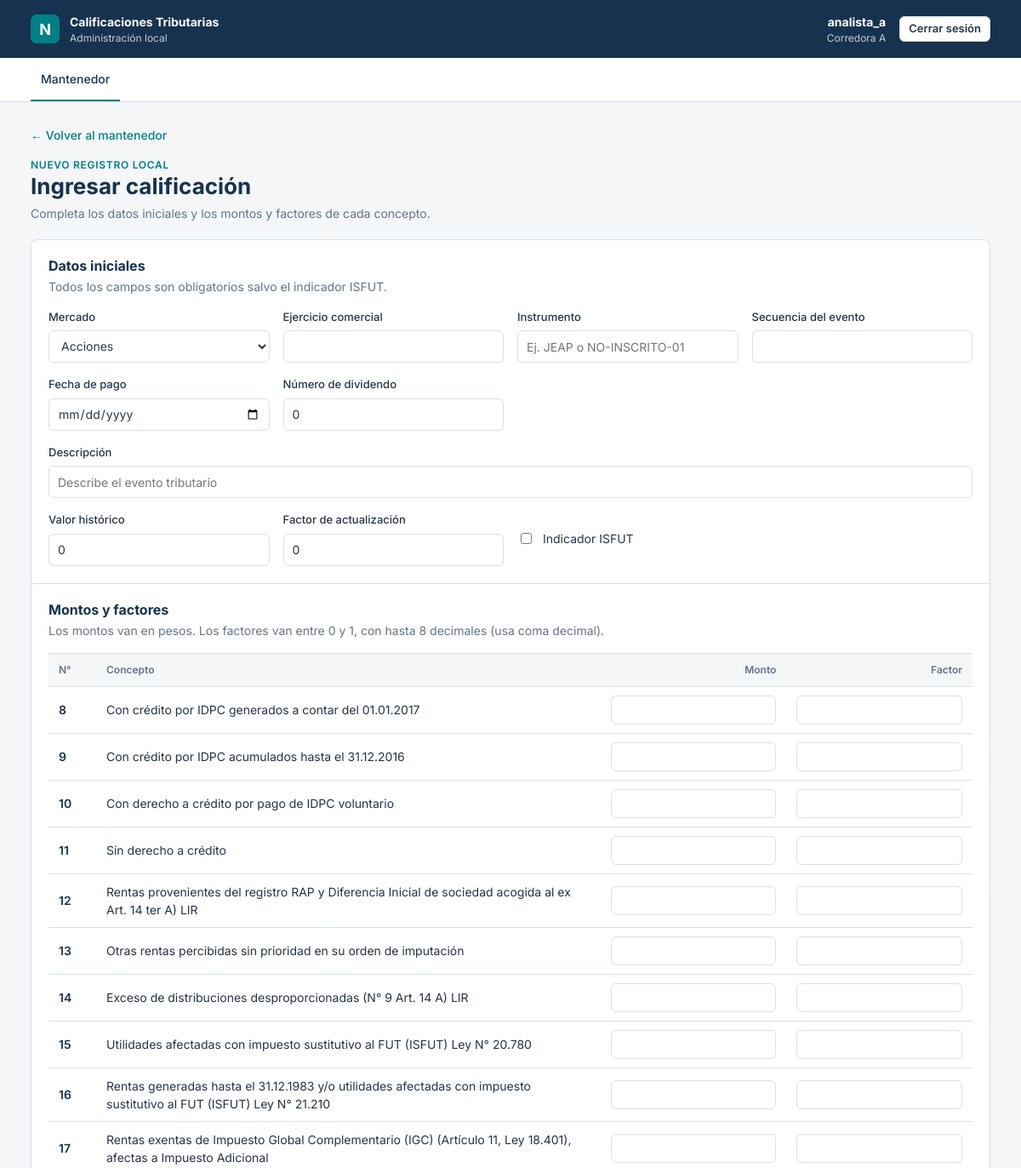
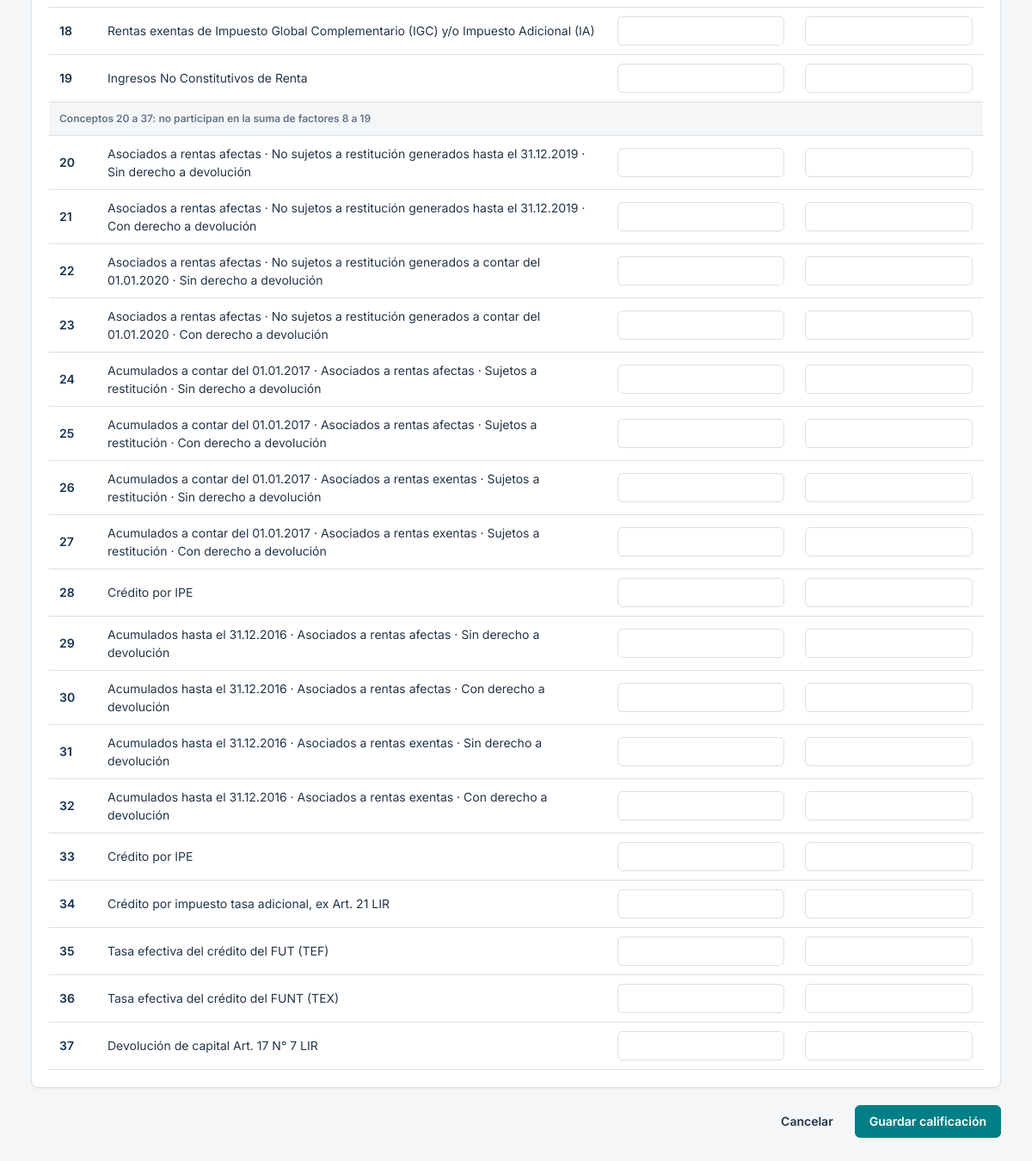
/ingresar/ (signed in), run on the app's committed database (2 pictures, top to bottom).
### cuentas/models.py (models this page shows, shortened)
class Usuario(AbstractUser):
    corredora = models.ForeignKey(
        Corredora,
        on_delete=models.PROTECT,
        null=True,
        blank=True,
        related_name='usuarios',
    )

class Corredora(models.Model):
    rut = models.CharField(max_length=12, unique=True)
    nombre = models.CharField(max_length=150)
    class Meta:
        ordering = ['nombre']

### calificaciones/models.py (models this page shows, shortened)
class ConceptoTributario(models.Model):
    numero = models.PositiveSmallIntegerField(primary_key=True)
    nombre = models.TextField()
    class Meta:
        ordering = ['numero']

### calificaciones/views.py (the view)
# urls.py: path('ingresar/', views.formulario, name='ingresar'),
@login_required
def formulario(request, pk=None):
    permiso = 'calificaciones.add_calificacionlocal' if pk is None else 'calificaciones.change_calificacionlocal'
    if not request.user.has_perm(permiso):
        raise PermissionDenied
    corredora = corredora_actual(request)
    if pk is None:
        calificacion = CalificacionLocal(corredora=corredora, forma_ingreso=CalificacionLocal.FormaIngreso.MANUAL)
    else:
        calificacion = get_object_or_404(CalificacionLocal, pk=pk, corredora=corredora, activa=True)
    datos = request.POST if request.method == 'POST' else None
    form = CalificacionForm(datos, instance=calificacion)
    detalles = DetallesForm(datos, calificacion=calificacion if pk else None)
    if datos is not None and form.is_valid() and detalles.is_valid():
        with transaction.atomic():
            calificacion = form.save()
            detalles.save(calificacion)
        messages.success(request, 'Calificación actualizada correctamente.' if pk else 'Calificación ingresada correctamente.')
        return redirect('calificaciones:mantenedor')
    return render(request, 'calificaciones/formulario.html', {
        'corredora': corredora,
        'calificacion': calificacion if pk else None,
        'form': form,
        'detalles': detalles,
    })

### calificaciones/forms.py (shortened to what this page needs)
class DetallesForm(forms.Form):
    def __init__(self, *args, calificacion=None, **kwargs):
        super().__init__(*args, **kwargs)
        self.conceptos = list(ConceptoTributario.objects.filter(numero__in=CONCEPTOS))
        actuales = {d.concepto_id: d for d in calificacion.detalles.all()} if calificacion else {}
        for concepto in self.conceptos:
            n = concepto.numero
            detalle = actuales.get(n)
            self.fields[f'monto_{n}'] = forms.DecimalField(
                label=f'Monto {n}', required=False, min_value=0, max_digits=15, decimal_places=2,
                localize=True, initial=detalle.monto if detalle else None,
            )
            self.fields[f'factor_{n}'] = forms.DecimalField(
                label=f'Factor {n}', required=False, min_value=0, max_value=1, max_digits=9, decimal_places=8,
                localize=True, initial=detalle.factor if detalle else None,
            )
    def filas(self):
        for concepto in self.conceptos:
            n = concepto.numero
            yield concepto, self[f'monto_{n}'], self[f'factor_{n}'], n in CONCEPTOS_SUMA

### cuentas/sesion.py (called while the page is built)
def corredora_actual(request):
    if not request.user.is_authenticated or request.user.corredora is None:
        raise PermissionDenied
    return request.user.corredora

### calificaciones/templates/calificaciones/formulario.html (shortened to what this page needs)
{% extends 'base.html' %}
{% block contenido %}
<a href="{% url 'calificaciones:mantenedor' %}" class="back-link">← Volver al mantenedor</a>
<div class="page-heading">
  <div>
    <p class="eyebrow">{% if calificacion %}Edición de registro local{% else %}Nuevo registro local{% endif %}</p>
    <h1>{% if calificacion %}Modificar {{ calificacion.instrumento.codigo }}{% else %}Ingresar calificación{% endif %}</h1>
    <p>Completa los datos iniciales y los montos y factores de cada concepto.</p>
  </div>
</div>
<form method="post" novalidate>
  <section class="panel">
    <div class="form-section">
      <h2>Datos iniciales</h2>
      <p>Todos los campos son obligatorios salvo el indicador ISFUT.</p>
      <div class="form-grid">
        {% for campo in form %}
          {% if campo.name == 'isfut' %}
            <label class="check-field">{{ campo }} <span>{{ campo.label }}</span></label>
          {% else %}
            <label class="field{% if campo.name == 'descripcion' %} field--full{% endif %}{% if campo.errors %} field--error{% endif %}">
              <span>{{ campo.label }}</span>
              {{ campo }}
            </label>
          {% endif %}
        {% endfor %}
      </div>
    </div>
    <div class="form-section">
      <h2>Montos y factores</h2>
      <p>Los montos van en pesos. Los factores van entre 0 y 1, con hasta 8 decimales (usa coma decimal).</p>
      <div class="table-scroll">
        <table class="concept-table">
          <thead>
            <tr>
              <th>N°</th>
              <th>Concepto</th>
              <th class="number">Monto</th>
              <th class="number">Factor</th>
            </tr>
          </thead>
          <tbody>
            {% for concepto, monto, factor, en_suma in detalles.filas %}
              {% if concepto.numero == 20 %}
                <tr class="separador"><td colspan="4">Conceptos 20 a 37: no participan en la suma de factores 8 a 19</td></tr>
              {% endif %}
              <tr class="{% if monto.errors or factor.errors %}concept-row--error{% endif %}">
                <td>{{ concepto.numero }}</td>
                <td>{{ concepto.nombre }}</td>
                <td>
                  {{ monto }}
                </td>
                <td>
                  {{ factor }}
                </td>
              </tr>
            {% endfor %}
          </tbody>
        </table>
      </div>
    </div>
  </section>
  <div class="form-actions">
    <a href="{% url 'calificaciones:mantenedor' %}" class="button button--ghost">Cancelar</a>
    <button type="submit" class="button button--primary">Guardar calificación</button>
  </div>
</form>
{% endblock %}

### templates/base.html (shortened to what this page needs)
{% load static %}<!doctype html>
<html lang="es">
<head>
  <link rel="stylesheet" href="{% static 'css/app.css' %}">
</head>
<body>
  <header class="app-header">
    <div class="brand">
      <div class="brand__mark">N</div>
      <div>
        <strong>Calificaciones Tributarias</strong>
        <span>Administración local</span>
      </div>
    </div>
    {% if user.is_authenticated %}
      <div class="user-menu">
        <div class="user">
          <strong>{{ user.get_full_name|default:user.get_username }}</strong>
          <span>{{ user.corredora.nombre|default:"Sin corredora" }}</span>
        </div>
        <form method="post" action="{% url 'cuentas:logout' %}">
          <button type="submit" class="button button--small button--on-dark">Cerrar sesión</button>
        </form>
      </div>
    {% endif %}
  </header>
  {% if user.is_authenticated %}
    <nav class="section-nav" aria-label="Navegación principal">
      <a href="{% url 'calificaciones:mantenedor' %}" class="active">Mantenedor</a>
    </nav>
  {% endif %}
  <main class="page">
    {% block contenido %}{% endblock %}
  </main>
</body>
</html>

### static/css/app.css (style rules this page uses)
:root { --navy: #16324f; --teal: #007f86; --teal-dark: #00696f; --bg: #f4f6f8; --text: #243447; --line: #d8e0e7; --muted: #637487; --surface: #ffffff; --error: #b42318; --error-bg: #fef3f2; --success: #067647; --success-bg: #ecfdf3; --warning: #93370d; --warning-bg: #fffaeb; --info-bg: #eef6f7; --radius: 8px; --shadow: 0 1px 2px rgb(16 24 40 / 5%); }
* { box-sizing: border-box; }
body { margin: 0; min-width: 320px; background: var(--bg); color: var(--text); font-family: 'Inter', Arial, sans-serif; font-size: 14px; line-height: 1.5; }
button, input, select { font: inherit; color: inherit; }
h1, h2, h3 { margin: 0; line-height: 1.25; }
p { margin: 0; }
.app-header { display: flex; align-items: center; justify-content: space-between; gap: 16px; min-height: 68px; padding: 0 36px; background: var(--navy); color: #fff; }
.brand { display: flex; align-items: center; gap: 12px; }
.brand__mark { width: 34px; height: 34px; border-radius: 7px; display: grid; place-items: center; background: var(--teal); font-size: 18px; font-weight: 700; }
.brand span, .user span { display: block; font-size: 12px; opacity: .75; }
.user { text-align: right; }
.user-menu { display: flex; align-items: center; gap: 16px; }
.button--on-dark { background: transparent; color: #fff; border-color: rgb(255 255 255 / 35%); }
.section-nav { display: flex; gap: 4px; padding: 0 36px; background: var(--surface); border-bottom: 1px solid var(--line); }
.section-nav a { padding: 14px 12px; color: var(--muted); text-decoration: none; font-weight: 500; border-bottom: 2px solid transparent; }
.section-nav a.active { color: var(--navy); border-bottom-color: var(--teal); }
.page { max-width: 1400px; margin: 0 auto; padding: 28px 36px 48px; }
.page-heading { display: flex; justify-content: space-between; align-items: flex-end; gap: 16px; margin-bottom: 20px; }
.page-heading h1 { font-size: 26px; color: var(--navy); }
.page-heading p { color: var(--muted); margin-top: 4px; }
.eyebrow { font-size: 12px; font-weight: 600; letter-spacing: .06em; text-transform: uppercase; color: var(--teal) !important; }
.back-link { display: inline-block; margin-bottom: 12px; color: var(--teal); text-decoration: none; font-weight: 500; }
.panel { background: var(--surface); border: 1px solid var(--line); border-radius: var(--radius); box-shadow: var(--shadow); margin-bottom: 20px; }
.field { display: flex; flex-direction: column; gap: 6px; }
.field > span { font-size: 13px; font-weight: 500; }
.field input, .field select { height: 38px; padding: 0 10px; border: 1px solid var(--line); border-radius: 6px; background: #fff; }
.check-field { display: flex; align-items: center; gap: 10px; }
.button { display: inline-flex; align-items: center; justify-content: center; gap: 6px; height: 38px; padding: 0 16px; border-radius: 6px; border: 1px solid var(--line); background: #fff; color: var(--text); font-weight: 600; text-decoration: none; cursor: pointer; }
.button--primary { background: var(--teal); border-color: var(--teal); color: #fff; }
.button--ghost { border-color: transparent; background: transparent; }
.button--small { height: 30px; padding: 0 10px; font-size: 13px; }
.table-scroll { overflow-x: auto; border-top: 1px solid var(--line); }
table { width: 100%; border-collapse: collapse; }
th, td { padding: 10px 12px; text-align: left; white-space: nowrap; border-bottom: 1px solid var(--line); }
th { background: var(--bg); font-size: 12px; font-weight: 600; color: var(--muted); }
.number { text-align: right; font-variant-numeric: tabular-nums; }
.form-section { padding: 20px; }
.form-section + .form-section { border-top: 1px solid var(--line); }
.form-section h2 { font-size: 16px; color: var(--navy); }
.form-section > p { color: var(--muted); margin: 4px 0 16px; }
.form-grid { display: grid; grid-template-columns: repeat(auto-fit, minmax(220px, 1fr)); gap: 16px; }
.field--full { grid-column: 1 / -1; }
.concept-table th, .concept-table td { white-space: normal; vertical-align: middle; }
.concept-table td:first-child { font-weight: 600; color: var(--navy); width: 56px; }
.concept-table input { width: 100%; min-width: 120px; height: 34px; padding: 0 8px; border: 1px solid var(--line); border-radius: 6px; text-align: right; }
.concept-table tr.separador td { background: var(--bg); color: var(--muted); font-size: 12px; font-weight: 600; }
.form-actions { display: flex; justify-content: flex-end; gap: 8px; }

### data on the page
Usuario: get_full_name "analista_a", corredora.nombre "Corredora A"
ConceptoTributario: numero "8", nombre "Con crédito por IDPC generados a contar del 01.01.2017"
ConceptoTributario: numero "9", nombre "Con crédito por IDPC acumulados hasta el 31.12.2016"
ConceptoTributario: numero "10", nombre "Con derecho a crédito por pago de IDPC voluntario"
ConceptoTributario: numero "11", nombre "Sin derecho a crédito"
ConceptoTributario: numero "12", nombre "Rentas provenientes del registro RAP y Diferencia Inicial de sociedad acogida al ex Art. 14 ter A) LIR"
ConceptoTributario: numero "13", nombre "Otras rentas percibidas sin prioridad en su orden de imputación"
ConceptoTributario: numero "14", nombre "Exceso de distribuciones desproporcionadas (N° 9 Art. 14 A) LIR"
ConceptoTributario: numero "15", nombre "Utilidades afectadas con impuesto sustitutivo al FUT (ISFUT) Ley N° 20.780"
ConceptoTributario: numero "16", nombre "Rentas generadas hasta el 31.12.1983 y/o utilidades afectadas con impuesto sustitutivo al FUT (ISFUT) Ley N° 21.210"
ConceptoTributario: numero "17", nombre "Rentas exentas de Impuesto Global Complementario (IGC) (Artículo 11, Ley 18.401), afectas a Impuesto Adicional"
ConceptoTributario: numero "18", nombre "Rentas exentas de Impuesto Global Complementario (IGC) y/o Impuesto Adicional (IA)"
ConceptoTributario: numero "19", nombre "Ingresos No Constitutivos de Renta"
ConceptoTributario: shows "Conceptos 20 a 37: no participan en la suma de factores 8 a 19", numero "20", nombre "Asociados a rentas afectas · No sujetos a restitución generados hasta el 31.12.2019 · Sin derecho a devolución"
ConceptoTributario: numero "21", nombre "Asociados a rentas afectas · No sujetos a restitución generados hasta el 31.12.2019 · Con derecho a devolución"
ConceptoTributario: numero "22", nombre "Asociados a rentas afectas · No sujetos a restitución generados a contar del 01.01.2020 · Sin derecho a devolución"
ConceptoTributario: numero "23", nombre "Asociados a rentas afectas · No sujetos a restitución generados a contar del 01.01.2020 · Con derecho a devolución"
ConceptoTributario: numero "24", nombre "Acumulados a contar del 01.01.2017 · Asociados a rentas afectas · Sujetos a restitución · Sin derecho a devolución"
ConceptoTributario: numero "25", nombre "Acumulados a contar del 01.01.2017 · Asociados a rentas afectas · Sujetos a restitución · Con derecho a devolución"
ConceptoTributario: numero "26", nombre "Acumulados a contar del 01.01.2017 · Asociados a rentas exentas · Sujetos a restitución · Sin derecho a devolución"
ConceptoTributario: numero "27", nombre "Acumulados a contar del 01.01.2017 · Asociados a rentas exentas · Sujetos a restitución · Con derecho a devolución"
ConceptoTributario: numero "28", nombre "Crédito por IPE"
ConceptoTributario: numero "29", nombre "Acumulados hasta el 31.12.2016 · Asociados a rentas afectas · Sin derecho a devolución"
ConceptoTributario: numero "30", nombre "Acumulados hasta el 31.12.2016 · Asociados a rentas afectas · Con derecho a devolución"
ConceptoTributario: numero "31", nombre "Acumulados hasta el 31.12.2016 · Asociados a rentas exentas · Sin derecho a devolución"
ConceptoTributario: numero "32", nombre "Acumulados hasta el 31.12.2016 · Asociados a rentas exentas · Con derecho a devolución"
ConceptoTributario: numero "33", nombre "Crédito por IPE"
ConceptoTributario: numero "34", nombre "Crédito por impuesto tasa adicional, ex Art. 21 LIR"
ConceptoTributario: numero "35", nombre "Tasa efectiva del crédito del FUT (TEF)"
ConceptoTributario: numero "36", nombre "Tasa efectiva del crédito del FUNT (TEX)"
ConceptoTributario: numero "37", nombre "Devolución de capital Art. 17 N° 7 LIR"

### other printed values
{{ campo.label }} "Mercado" "Ejercicio comercial" "Instrumento" "Secuencia del evento" "Fecha de pago" "Número de dividendo" "Descripción" "Valor histórico" "Factor de actualización"
{{ campo.label }} "Indicador ISFUT"
